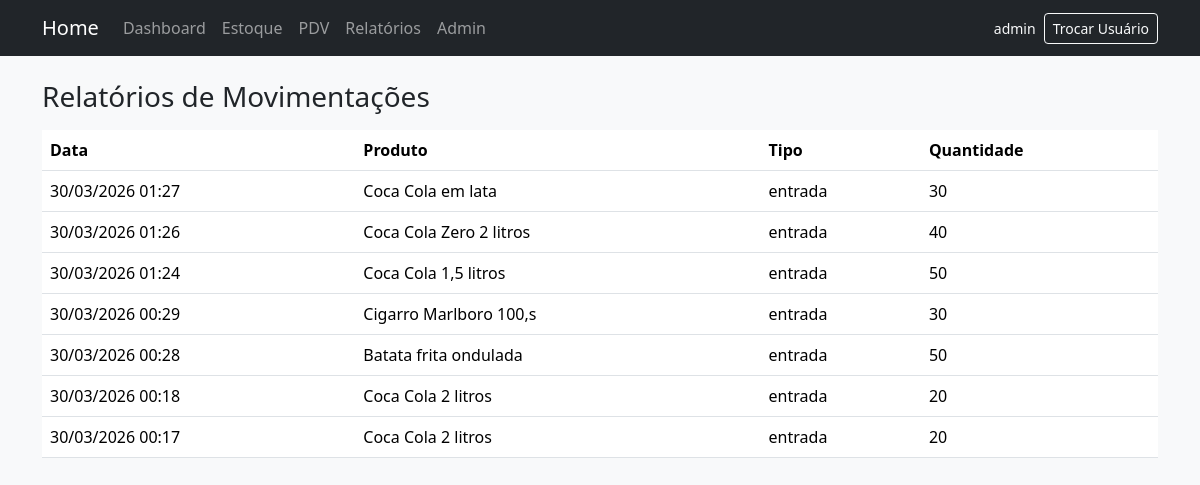
The page /relatorios/ (signed in) on the database its author committed.
### app/models.py (models this page shows, shortened)
class User(UserMixin, db.Model):
    id = db.Column(db.Integer, primary_key=True)
    username = db.Column(db.String(80), unique=True, nullable=False)
    password_hash = db.Column(db.String(255), nullable=False)
    role = db.Column(db.String(20), nullable=False, default="operador")
    created_at = db.Column(db.DateTime, default=datetime.utcnow)
    movements = db.relationship("StockMovement", back_populates="usuario")
    @property
    def is_admin(self) -> bool:
        return self.role == "admin"

class StockMovement(db.Model):
    id = db.Column(db.Integer, primary_key=True)
    produto_id = db.Column(db.Integer, db.ForeignKey("product.id"), nullable=False)
    tipo = db.Column(db.String(20), nullable=False)
    quantidade = db.Column(db.Integer, nullable=False)
    usuario_id = db.Column(db.Integer, db.ForeignKey("user.id"), nullable=False)
    data_hora = db.Column(db.DateTime, default=datetime.utcnow, nullable=False)
    motivo = db.Column(db.String(255))
    produto = db.relationship("Product", back_populates="movimentacoes")
    usuario = db.relationship("User", back_populates="movements")

class Product(db.Model):
    id = db.Column(db.Integer, primary_key=True)
    nome = db.Column(db.String(120), nullable=False)
    categoria_id = db.Column(db.Integer, db.ForeignKey("category.id"), nullable=False)
    marca = db.Column(db.String(80), nullable=False)
    codigo_barras = db.Column(db.String(30), unique=True, nullable=True)
    preco_custo = db.Column(db.Numeric(10, 2), nullable=False)
    preco_venda = db.Column(db.Numeric(10, 2), nullable=False)
    estoque_min = db.Column(db.Integer, nullable=False, default=0)
    estoque_max = db.Column(db.Integer, nullable=False, default=0)
    teor_alcoolico = db.Column(db.Float)
    volume_ml = db.Column(db.Integer)
    tipo_tabacaria = db.Column(db.String(50))
    peso_g = db.Column(db.Integer)
    sabor = db.Column(db.String(50))
    created_at = db.Column(db.DateTime, default=datetime.utcnow)
    categoria = db.relationship("Category", back_populates="produtos")
    lotes = db.relationship("Batch", back_populates="produto", cascade="all, delete-orphan")
    movimentacoes = db.relationship("StockMovement", back_populates="produto")

### app/routes/relatorios.py (the view)
@relatorios_bp.route("/")
def index():
    movimentacoes = (
        StockMovement.query.order_by(StockMovement.data_hora.desc()).limit(50).all()
    )
    return render_template("relatorios/index.html", movimentacoes=movimentacoes)

### app/models.py (called while the page is built)
@login_manager.user_loader
def load_user(user_id: str):
    return User.query.get(int(user_id))

### app/templates/relatorios/index.html (shortened to what this page needs)
{% extends 'base.html' %}
{% block content %}
  <h1 class="h3 mb-3">Relatórios de Movimentações</h1>
  <div class="table-responsive">
    <table class="table table-hover">
      <thead>
        <tr>
          <th>Data</th>
          <th>Produto</th>
          <th>Tipo</th>
          <th>Quantidade</th>
        </tr>
      </thead>
      <tbody>
        {% for mov in movimentacoes %}
          <tr>
            <td>{{ mov.data_hora.strftime('%d/%m/%Y %H:%M') }}</td>
            <td>{{ mov.produto.nome }}</td>
            <td>{{ mov.tipo }}</td>
            <td>{{ mov.quantidade }}</td>
          </tr>
        {% endfor %}
      </tbody>
    </table>
  </div>
{% endblock %}

### app/templates/partials/_nav.html (shortened to what this page needs)
<nav class="navbar navbar-expand-lg navbar-dark bg-dark">
  <div class="container">
    <a class="navbar-brand" href="{{ url_for('main.dashboard') }}">Home</a>
    <div class="collapse navbar-collapse" id="menu">
      <ul class="navbar-nav me-auto mb-2 mb-lg-0">
        <li class="nav-item"><a class="nav-link" href="{{ url_for('main.dashboard') }}">Dashboard</a></li>
        <li class="nav-item"><a class="nav-link" href="{{ url_for('estoque.listar') }}">Estoque</a></li>
        <li class="nav-item"><a class="nav-link" href="{{ url_for('vendas.pdv') }}">PDV</a></li>
        <li class="nav-item"><a class="nav-link" href="{{ url_for('relatorios.index') }}">Relatórios</a></li>
        {% if current_user.is_authenticated and current_user.is_admin %}
          <li class="nav-item"><a class="nav-link" href="{{ url_for('admin.index') }}">Admin</a></li>
        {% endif %}
      </ul>
      <div class="d-flex align-items-center ms-lg-auto flex-wrap gap-2 mt-2 mt-lg-0">
        {% if current_user.is_authenticated %}
          <span class="navbar-text text-light small">{{ current_user.username }}</span>
          <a class="btn btn-outline-light btn-sm" href="{{ url_for('auth.login', trocar=1) }}">Trocar Usuário</a>
        {% else %}
          <a class="btn btn-outline-light btn-sm" href="{{ url_for('auth.login') }}">Entrar</a>
        {% endif %}
      </div>
    </div>
  </div>
</nav>

### app/static/css/style.css (style rules this page uses)
body { min-height: 100vh; }

### rows shown on the page
User: username "admin"
StockMovement: data_hora "30/03/2026 01:27", produto.nome "Coca Cola em lata", tipo "entrada", quantidade "30"
StockMovement: data_hora "30/03/2026 01:26", produto.nome "Coca Cola Zero 2 litros", tipo "entrada", quantidade "40"
StockMovement: data_hora "30/03/2026 01:24", produto.nome "Coca Cola 1,5 litros", tipo "entrada", quantidade "50"
StockMovement: data_hora "30/03/2026 00:29", produto.nome "Cigarro Marlboro 100,s", tipo "entrada", quantidade "30"
StockMovement: data_hora "30/03/2026 00:28", produto.nome "Batata frita ondulada", tipo "entrada", quantidade "50"
StockMovement: data_hora "30/03/2026 00:18", produto.nome "Coca Cola 2 litros", tipo "entrada", quantidade "20"
StockMovement: data_hora "30/03/2026 00:17", produto.nome "Coca Cola 2 litros", tipo "entrada", quantidade "20"
